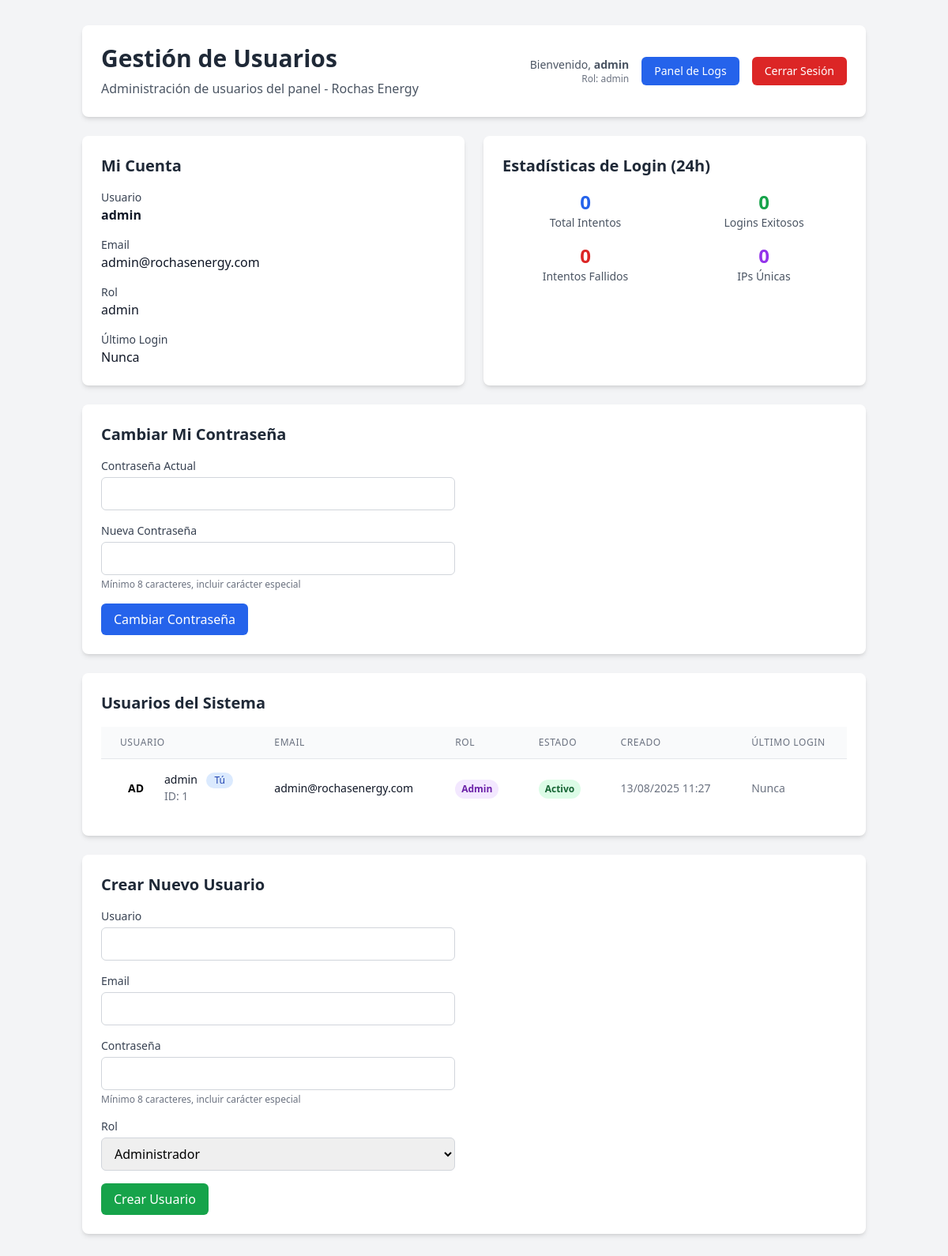
The page /admin/manage-users.php (signed in) on the database its author committed.
### tables this page shows
CREATE TABLE users (
                id INTEGER PRIMARY KEY AUTOINCREMENT,
                username TEXT UNIQUE NOT NULL,
                password_hash TEXT NOT NULL,
                email TEXT,
                role TEXT DEFAULT 'admin',
                created_at DATETIME DEFAULT CURRENT_TIMESTAMP,
                last_login DATETIME,
                is_active INTEGER DEFAULT 1
            );

### admin/manage-users.php (the view, shortened to what the rows shown need)
<?php
require_once '../config/auth.php';
$current_user = getCurrentUser();
$all_users = getAllUsers();
?>
<!DOCTYPE html>
<html lang="es">
<head>
    <script src="https://cdn.tailwindcss.com"></script>
</head>
<body class="bg-gray-100 min-h-screen">
    <div class="container mx-auto px-4 py-8">
        <div class="bg-white rounded-lg shadow-md p-6 mb-6">
            <div class="flex justify-between items-center">
                <div>
                    <h1 class="text-3xl font-bold text-gray-800 mb-2">Gestión de Usuarios</h1>
                </div>
            </div>
        </div>
        <div class="grid grid-cols-1 lg:grid-cols-2 gap-6">
            <div class="bg-white rounded-lg shadow-md p-6">
                <h2 class="text-xl font-bold text-gray-800 mb-4">Mi Cuenta</h2>
                <div class="space-y-4">
                    <div>
                        <label class="block text-sm font-medium text-gray-700">Usuario</label>
                        <p class="text-gray-900 font-semibold"><?php echo htmlspecialchars($current_user['username']); ?></p>
                    </div>
                    <div>
                        <label class="block text-sm font-medium text-gray-700">Email</label>
                        <p class="text-gray-900"><?php echo htmlspecialchars($current_user['email']); ?></p>
                    </div>
                    <div>
                        <label class="block text-sm font-medium text-gray-700">Rol</label>
                        <p class="text-gray-900"><?php echo htmlspecialchars($current_user['role']); ?></p>
                    </div>
                </div>
            </div>
            <div class="bg-white rounded-lg shadow-md p-6">
                <h2 class="text-xl font-bold text-gray-800 mb-4">Estadísticas de Login (24h)</h2>
            </div>
        </div>
        <div class="bg-white rounded-lg shadow-md p-6 mt-6">
            <h2 class="text-xl font-bold text-gray-800 mb-4">Cambiar Mi Contraseña</h2>
        </div>
        <div class="bg-white rounded-lg shadow-md p-6 mt-6">
            <h2 class="text-xl font-bold text-gray-800 mb-4">Usuarios del Sistema</h2>
            <?php if (empty($all_users)): ?>
                <div class="text-center py-8">
                    <svg class="w-12 h-12 text-gray-400 mx-auto mb-4" fill="none" stroke="currentColor" viewBox="0 0 24 24">
                        <path stroke-linecap="round" stroke-linejoin="round" stroke-width="2" d="M12 4.354a4 4 0 110 5.292M15 21H3v-1a6 6 0 0112 0v1zm0 0h6v-1a6 6 0 00-9-5.197m13.5-9a2.5 2.5 0 11-5 0 2.5 2.5 0 015 0z"></path>
                    </svg>
                    <p class="text-gray-500">No hay usuarios registrados</p>
                </div>
            <?php else: ?>
                <div class="overflow-x-auto">
                    <table class="min-w-full divide-y divide-gray-200">
                        <thead class="bg-gray-50">
                            <tr>
                                <th class="px-6 py-3 text-left text-xs font-medium text-gray-500 uppercase tracking-wider">Usuario</th>
                                <th class="px-6 py-3 text-left text-xs font-medium text-gray-500 uppercase tracking-wider">Email</th>
                                <th class="px-6 py-3 text-left text-xs font-medium text-gray-500 uppercase tracking-wider">Rol</th>
                                <th class="px-6 py-3 text-left text-xs font-medium text-gray-500 uppercase tracking-wider">Estado</th>
                                <th class="px-6 py-3 text-left text-xs font-medium text-gray-500 uppercase tracking-wider">Creado</th>
                                <th class="px-6 py-3 text-left text-xs font-medium text-gray-500 uppercase tracking-wider">Último Login</th>
                            </tr>
                        </thead>
                        <tbody class="bg-white divide-y divide-gray-200">
                            <?php foreach ($all_users as $user): ?>
                                <tr class="hover:bg-gray-50">
                                    <td class="px-6 py-4 whitespace-nowrap">
                                        <div class="flex items-center">
                                            <div class="flex-shrink-0 h-10 w-10">
                                                <div class="h-10 w-10 rounded-full bg-primary-100 flex items-center justify-center">
                                                    <span class="text-primary-800 font-semibold text-sm">
                                                        <?php echo strtoupper(substr($user['username'], 0, 2)); ?>
                                                    </span>
                                                </div>
                                            </div>
                                            <div class="ml-4">
                                                <div class="text-sm font-medium text-gray-900">
                                                    <?php echo htmlspecialchars($user['username']); ?>
                                                    <?php if ($user['id'] == $_SESSION['user_id']): ?>
                                                        <span class="ml-2 inline-flex items-center px-2.5 py-0.5 rounded-full text-xs font-medium bg-blue-100 text-blue-800">
                                                            Tú
                                                        </span>
                                                    <?php endif; ?>
                                                </div>
                                                <div class="text-sm text-gray-500">ID: <?php echo $user['id']; ?></div>
                                            </div>
                                        </div>
                                    </td>
                                    <td class="px-6 py-4 whitespace-nowrap text-sm text-gray-900">
                                        <?php echo htmlspecialchars($user['email']); ?>
                                    </td>
                                    <td class="px-6 py-4 whitespace-nowrap">
                                        <span class="inline-flex px-2 py-1 text-xs font-semibold rounded-full
                                            <?php echo $user['role'] === 'admin' ? 'bg-purple-100 text-purple-800' : 'bg-green-100 text-green-800'; ?>">
                                            <?php echo ucfirst($user['role']); ?>
                                        </span>
                                    </td>
                                    <td class="px-6 py-4 whitespace-nowrap">
                                        <span class="inline-flex px-2 py-1 text-xs font-semibold rounded-full
                                            <?php echo $user['is_active'] ? 'bg-green-100 text-green-800' : 'bg-red-100 text-red-800'; ?>">
                                            <?php echo $user['is_active'] ? 'Activo' : 'Inactivo'; ?>
                                        </span>
                                    </td>
                                    <td class="px-6 py-4 whitespace-nowrap text-sm text-gray-500">
                                        <?php echo date('d/m/Y H:i', strtotime($user['created_at'])); ?>
                                    </td>
                                    <td class="px-6 py-4 whitespace-nowrap text-sm text-gray-500">
                                        <?php echo $user['last_login'] ? date('d/m/Y H:i', strtotime($user['last_login'])) : 'Nunca'; ?>
                                    </td>
                                </tr>
                            <?php endforeach; ?>
                        </tbody>
                    </table>
                </div>
            <?php endif; ?>
        </div>
        <div class="bg-white rounded-lg shadow-md p-6 mt-6">
            <h2 class="text-xl font-bold text-gray-800 mb-4">Crear Nuevo Usuario</h2>
        </div>
    </div>
</body>
</html>

### rows shown on the page
users: username "admin", email "admin@rochasenergy.com", role "admin", username "AD", shows "Tú", id "1", role "Admin", is_active "Activo", created_at "13/08/2025 11:27", shows "Nunca"

### other values the page prints
$_SESSION['username'] "admin"
$_SESSION['role'] "admin"
$login_stats['total_attempts'] "0"
$login_stats['successful_logins'] "0"
$login_stats['failed_attempts'] "0"
$login_stats['unique_ips'] "0"
